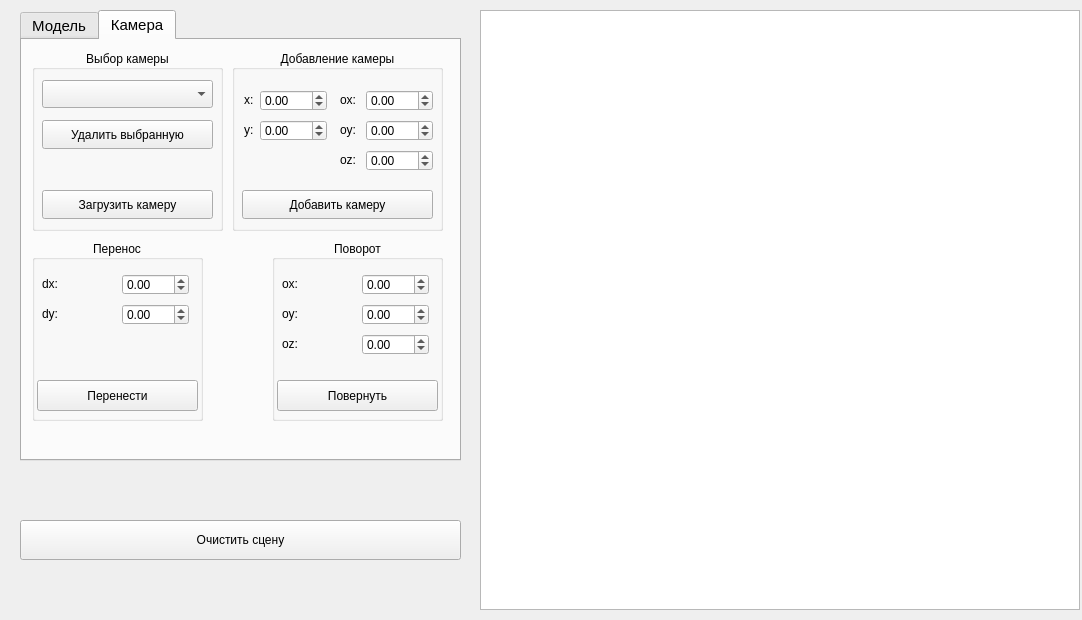
<?xml version="1.0" encoding="UTF-8"?>
<ui version="4.0">
 <class>MainWindow</class>
 <widget class="QMainWindow" name="MainWindow">
  <property name="geometry">
   <rect>
    <x>0</x>
    <y>0</y>
    <width>1082</width>
    <height>620</height>
   </rect>
  </property>
  <property name="windowTitle">
   <string>MainWindow</string>
  </property>
  <widget class="QWidget" name="centralwidget">
   <widget class="QGraphicsView" name="graphicsView">
    <property name="geometry">
     <rect>
      <x>480</x>
      <y>10</y>
      <width>600</width>
      <height>600</height>
     </rect>
    </property>
   </widget>
   <widget class="QPushButton" name="clearSceneButton">
    <property name="geometry">
     <rect>
      <x>20</x>
      <y>520</y>
      <width>441</width>
      <height>40</height>
     </rect>
    </property>
    <property name="font">
     <font>
      <pointsize>9</pointsize>
     </font>
    </property>
    <property name="text">
     <string>Очистить сцену</string>
    </property>
   </widget>
   <widget class="QTabWidget" name="tabWidget">
    <property name="geometry">
     <rect>
      <x>20</x>
      <y>10</y>
      <width>441</width>
      <height>451</height>
     </rect>
    </property>
    <property name="font">
     <font>
      <pointsize>11</pointsize>
     </font>
    </property>
    <property name="currentIndex">
     <number>1</number>
    </property>
    <widget class="QWidget" name="tab">
     <attribute name="title">
      <string>Модель</string>
     </attribute>
     <widget class="QGroupBox" name="groupBox_6">
      <property name="geometry">
       <rect>
        <x>10</x>
        <y>10</y>
        <width>421</width>
        <height>181</height>
       </rect>
      </property>
      <property name="font">
       <font>
        <pointsize>9</pointsize>
       </font>
      </property>
      <property name="title">
       <string>Выбор модели</string>
      </property>
      <property name="alignment">
       <set>Qt::AlignCenter</set>
      </property>
      <widget class="QComboBox" name="modelsList">
       <property name="geometry">
        <rect>
         <x>10</x>
         <y>30</y>
         <width>401</width>
         <height>28</height>
        </rect>
       </property>
      </widget>
      <widget class="QPushButton" name="deleteModelButton">
       <property name="geometry">
        <rect>
         <x>10</x>
         <y>70</y>
         <width>401</width>
         <height>29</height>
        </rect>
       </property>
       <property name="text">
        <string>Удалить выбранную</string>
       </property>
      </widget>
      <widget class="QPushButton" name="deleteAllModelsButton">
       <property name="geometry">
        <rect>
         <x>10</x>
         <y>100</y>
         <width>401</width>
         <height>29</height>
        </rect>
       </property>
       <property name="text">
        <string>Удалить все модели</string>
       </property>
      </widget>
      <widget class="QPushButton" name="loadModelButton">
       <property name="geometry">
        <rect>
         <x>10</x>
         <y>140</y>
         <width>401</width>
         <height>29</height>
        </rect>
       </property>
       <property name="text">
        <string>Загрузить модель</string>
       </property>
      </widget>
     </widget>
     <widget class="QGroupBox" name="groupBox_3">
      <property name="geometry">
       <rect>
        <x>10</x>
        <y>200</y>
        <width>111</width>
        <height>181</height>
       </rect>
      </property>
      <property name="font">
       <font>
        <pointsize>9</pointsize>
       </font>
      </property>
      <property name="title">
       <string>Перенос</string>
      </property>
      <property name="alignment">
       <set>Qt::AlignCenter</set>
      </property>
      <widget class="QDoubleSpinBox" name="dxModelInput">
       <property name="geometry">
        <rect>
         <x>38</x>
         <y>34</y>
         <width>67</width>
         <height>21</height>
        </rect>
       </property>
       <property name="minimum">
        <double>-1000.000000000000000</double>
       </property>
       <property name="maximum">
        <double>1000.000000000000000</double>
       </property>
      </widget>
      <widget class="QDoubleSpinBox" name="dyModelInput">
       <property name="geometry">
        <rect>
         <x>38</x>
         <y>64</y>
         <width>67</width>
         <height>21</height>
        </rect>
       </property>
       <property name="minimum">
        <double>-1000.000000000000000</double>
       </property>
       <property name="maximum">
        <double>1000.000000000000000</double>
       </property>
      </widget>
      <widget class="QDoubleSpinBox" name="dzModelInput">
       <property name="geometry">
        <rect>
         <x>38</x>
         <y>94</y>
         <width>67</width>
         <height>21</height>
        </rect>
       </property>
       <property name="minimum">
        <double>-1000.000000000000000</double>
       </property>
       <property name="maximum">
        <double>1000.000000000000000</double>
       </property>
      </widget>
      <widget class="QLabel" name="label">
       <property name="geometry">
        <rect>
         <x>10</x>
         <y>34</y>
         <width>21</width>
         <height>20</height>
        </rect>
       </property>
       <property name="text">
        <string>dx:</string>
       </property>
      </widget>
      <widget class="QLabel" name="label_2">
       <property name="geometry">
        <rect>
         <x>10</x>
         <y>64</y>
         <width>21</width>
         <height>20</height>
        </rect>
       </property>
       <property name="text">
        <string>dy:</string>
       </property>
      </widget>
      <widget class="QLabel" name="label_3">
       <property name="geometry">
        <rect>
         <x>10</x>
         <y>94</y>
         <width>21</width>
         <height>20</height>
        </rect>
       </property>
       <property name="text">
        <string>dz:</string>
       </property>
      </widget>
      <widget class="QPushButton" name="moveModelButton">
       <property name="geometry">
        <rect>
         <x>2</x>
         <y>140</y>
         <width>107</width>
         <height>31</height>
        </rect>
       </property>
       <property name="text">
        <string>Перенести</string>
       </property>
      </widget>
     </widget>
     <widget class="QGroupBox" name="groupBox_4">
      <property name="geometry">
       <rect>
        <x>165</x>
        <y>200</y>
        <width>111</width>
        <height>181</height>
       </rect>
      </property>
      <property name="font">
       <font>
        <pointsize>9</pointsize>
       </font>
      </property>
      <property name="title">
       <string>Масштабирование</string>
      </property>
      <property name="alignment">
       <set>Qt::AlignCenter</set>
      </property>
      <widget class="QDoubleSpinBox" name="kzModelInput">
       <property name="geometry">
        <rect>
         <x>38</x>
         <y>94</y>
         <width>67</width>
         <height>21</height>
        </rect>
       </property>
       <property name="minimum">
        <double>-1000.000000000000000</double>
       </property>
       <property name="maximum">
        <double>1000.000000000000000</double>
       </property>
       <property name="value">
        <double>1.000000000000000</double>
       </property>
      </widget>
      <widget class="QLabel" name="label_4">
       <property name="geometry">
        <rect>
         <x>10</x>
         <y>34</y>
         <width>21</width>
         <height>20</height>
        </rect>
       </property>
       <property name="text">
        <string>kx:</string>
       </property>
      </widget>
      <widget class="QDoubleSpinBox" name="kxModelInput">
       <property name="geometry">
        <rect>
         <x>38</x>
         <y>34</y>
         <width>67</width>
         <height>21</height>
        </rect>
       </property>
       <property name="minimum">
        <double>-1000.000000000000000</double>
       </property>
       <property name="maximum">
        <double>1000.000000000000000</double>
       </property>
       <property name="value">
        <double>1.000000000000000</double>
       </property>
      </widget>
      <widget class="QLabel" name="label_5">
       <property name="geometry">
        <rect>
         <x>10</x>
         <y>94</y>
         <width>21</width>
         <height>20</height>
        </rect>
       </property>
       <property name="text">
        <string>kz:</string>
       </property>
      </widget>
      <widget class="QLabel" name="label_6">
       <property name="geometry">
        <rect>
         <x>10</x>
         <y>64</y>
         <width>21</width>
         <height>20</height>
        </rect>
       </property>
       <property name="text">
        <string>ky:</string>
       </property>
      </widget>
      <widget class="QDoubleSpinBox" name="kyModelInput">
       <property name="geometry">
        <rect>
         <x>38</x>
         <y>64</y>
         <width>67</width>
         <height>21</height>
        </rect>
       </property>
       <property name="minimum">
        <double>-1000.000000000000000</double>
       </property>
       <property name="maximum">
        <double>1000.000000000000000</double>
       </property>
       <property name="value">
        <double>1.000000000000000</double>
       </property>
      </widget>
      <widget class="QPushButton" name="scaleModelButton">
       <property name="geometry">
        <rect>
         <x>2</x>
         <y>140</y>
         <width>107</width>
         <height>31</height>
        </rect>
       </property>
       <property name="text">
        <string>Масштабировать</string>
       </property>
      </widget>
     </widget>
     <widget class="QGroupBox" name="groupBox_5">
      <property name="geometry">
       <rect>
        <x>320</x>
        <y>200</y>
        <width>111</width>
        <height>181</height>
       </rect>
      </property>
      <property name="font">
       <font>
        <pointsize>9</pointsize>
       </font>
      </property>
      <property name="title">
       <string>Поворот</string>
      </property>
      <property name="alignment">
       <set>Qt::AlignCenter</set>
      </property>
      <widget class="QDoubleSpinBox" name="ozModelInput">
       <property name="geometry">
        <rect>
         <x>38</x>
         <y>94</y>
         <width>67</width>
         <height>21</height>
        </rect>
       </property>
       <property name="minimum">
        <double>-1000.000000000000000</double>
       </property>
       <property name="maximum">
        <double>1000.000000000000000</double>
       </property>
      </widget>
      <widget class="QLabel" name="label_7">
       <property name="geometry">
        <rect>
         <x>10</x>
         <y>34</y>
         <width>21</width>
         <height>20</height>
        </rect>
       </property>
       <property name="text">
        <string>ox:</string>
       </property>
      </widget>
      <widget class="QDoubleSpinBox" name="oxModelInput">
       <property name="geometry">
        <rect>
         <x>38</x>
         <y>34</y>
         <width>67</width>
         <height>21</height>
        </rect>
       </property>
       <property name="minimum">
        <double>-1000.000000000000000</double>
       </property>
       <property name="maximum">
        <double>1000.000000000000000</double>
       </property>
      </widget>
      <widget class="QLabel" name="label_8">
       <property name="geometry">
        <rect>
         <x>10</x>
         <y>94</y>
         <width>21</width>
         <height>20</height>
        </rect>
       </property>
       <property name="text">
        <string>oz:</string>
       </property>
      </widget>
      <widget class="QLabel" name="label_9">
       <property name="geometry">
        <rect>
         <x>10</x>
         <y>64</y>
         <width>21</width>
         <height>20</height>
        </rect>
       </property>
       <property name="text">
        <string>oy:</string>
       </property>
      </widget>
      <widget class="QDoubleSpinBox" name="oyModelInput">
       <property name="geometry">
        <rect>
         <x>38</x>
         <y>64</y>
         <width>67</width>
         <height>21</height>
        </rect>
       </property>
       <property name="minimum">
        <double>-1000.000000000000000</double>
       </property>
       <property name="maximum">
        <double>1000.000000000000000</double>
       </property>
      </widget>
      <widget class="QPushButton" name="rotateModelButton">
       <property name="geometry">
        <rect>
         <x>2</x>
         <y>140</y>
         <width>107</width>
         <height>31</height>
        </rect>
       </property>
       <property name="text">
        <string>Повернуть</string>
       </property>
      </widget>
     </widget>
    </widget>
    <widget class="QWidget" name="tab_2">
     <attribute name="title">
      <string>Камера</string>
     </attribute>
     <widget class="QGroupBox" name="groupBox_9">
      <property name="geometry">
       <rect>
        <x>250</x>
        <y>200</y>
        <width>171</width>
        <height>181</height>
       </rect>
      </property>
      <property name="font">
       <font>
        <pointsize>9</pointsize>
       </font>
      </property>
      <property name="title">
       <string>Поворот</string>
      </property>
      <property name="alignment">
       <set>Qt::AlignCenter</set>
      </property>
      <widget class="QDoubleSpinBox" name="ozCameraInput">
       <property name="geometry">
        <rect>
         <x>90</x>
         <y>94</y>
         <width>67</width>
         <height>21</height>
        </rect>
       </property>
       <property name="minimum">
        <double>-1000.000000000000000</double>
       </property>
       <property name="maximum">
        <double>1000.000000000000000</double>
       </property>
      </widget>
      <widget class="QLabel" name="label_13">
       <property name="geometry">
        <rect>
         <x>10</x>
         <y>34</y>
         <width>21</width>
         <height>20</height>
        </rect>
       </property>
       <property name="text">
        <string>ox:</string>
       </property>
      </widget>
      <widget class="QDoubleSpinBox" name="oxCameraInput">
       <property name="geometry">
        <rect>
         <x>90</x>
         <y>34</y>
         <width>67</width>
         <height>21</height>
        </rect>
       </property>
       <property name="minimum">
        <double>-1000.000000000000000</double>
       </property>
       <property name="maximum">
        <double>1000.000000000000000</double>
       </property>
      </widget>
      <widget class="QLabel" name="label_14">
       <property name="geometry">
        <rect>
         <x>10</x>
         <y>94</y>
         <width>21</width>
         <height>20</height>
        </rect>
       </property>
       <property name="text">
        <string>oz:</string>
       </property>
      </widget>
      <widget class="QLabel" name="label_15">
       <property name="geometry">
        <rect>
         <x>10</x>
         <y>64</y>
         <width>21</width>
         <height>20</height>
        </rect>
       </property>
       <property name="text">
        <string>oy:</string>
       </property>
      </widget>
      <widget class="QDoubleSpinBox" name="oyCameraInput">
       <property name="geometry">
        <rect>
         <x>90</x>
         <y>64</y>
         <width>67</width>
         <height>21</height>
        </rect>
       </property>
       <property name="minimum">
        <double>-1000.000000000000000</double>
       </property>
       <property name="maximum">
        <double>1000.000000000000000</double>
       </property>
      </widget>
      <widget class="QPushButton" name="rotateCameraButton">
       <property name="geometry">
        <rect>
         <x>5</x>
         <y>140</y>
         <width>161</width>
         <height>31</height>
        </rect>
       </property>
       <property name="text">
        <string>Повернуть</string>
       </property>
      </widget>
     </widget>
     <widget class="QGroupBox" name="groupBox_8">
      <property name="geometry">
       <rect>
        <x>10</x>
        <y>200</y>
        <width>171</width>
        <height>181</height>
       </rect>
      </property>
      <property name="font">
       <font>
        <pointsize>9</pointsize>
       </font>
      </property>
      <property name="title">
       <string>Перенос</string>
      </property>
      <property name="alignment">
       <set>Qt::AlignCenter</set>
      </property>
      <widget class="QDoubleSpinBox" name="dxCameraInput">
       <property name="geometry">
        <rect>
         <x>90</x>
         <y>34</y>
         <width>67</width>
         <height>21</height>
        </rect>
       </property>
       <property name="minimum">
        <double>-1000.000000000000000</double>
       </property>
       <property name="maximum">
        <double>1000.000000000000000</double>
       </property>
      </widget>
      <widget class="QDoubleSpinBox" name="dyCameraInput">
       <property name="geometry">
        <rect>
         <x>90</x>
         <y>64</y>
         <width>67</width>
         <height>21</height>
        </rect>
       </property>
       <property name="minimum">
        <double>-1000.000000000000000</double>
       </property>
       <property name="maximum">
        <double>1000.000000000000000</double>
       </property>
      </widget>
      <widget class="QLabel" name="label_10">
       <property name="geometry">
        <rect>
         <x>10</x>
         <y>34</y>
         <width>21</width>
         <height>20</height>
        </rect>
       </property>
       <property name="text">
        <string>dx:</string>
       </property>
      </widget>
      <widget class="QLabel" name="label_11">
       <property name="geometry">
        <rect>
         <x>10</x>
         <y>64</y>
         <width>21</width>
         <height>20</height>
        </rect>
       </property>
       <property name="text">
        <string>dy:</string>
       </property>
      </widget>
      <widget class="QPushButton" name="moveCameraButton">
       <property name="geometry">
        <rect>
         <x>5</x>
         <y>140</y>
         <width>161</width>
         <height>31</height>
        </rect>
       </property>
       <property name="text">
        <string>Перенести</string>
       </property>
      </widget>
     </widget>
     <widget class="QGroupBox" name="groupBox_10">
      <property name="geometry">
       <rect>
        <x>210</x>
        <y>10</y>
        <width>211</width>
        <height>181</height>
       </rect>
      </property>
      <property name="font">
       <font>
        <pointsize>9</pointsize>
       </font>
      </property>
      <property name="title">
       <string>Добавление камеры</string>
      </property>
      <property name="alignment">
       <set>Qt::AlignCenter</set>
      </property>
      <widget class="QPushButton" name="addCameraButton">
       <property name="geometry">
        <rect>
         <x>10</x>
         <y>140</y>
         <width>191</width>
         <height>29</height>
        </rect>
       </property>
       <property name="text">
        <string>Добавить камеру</string>
       </property>
      </widget>
      <widget class="QLabel" name="label_16">
       <property name="geometry">
        <rect>
         <x>12</x>
         <y>70</y>
         <width>21</width>
         <height>20</height>
        </rect>
       </property>
       <property name="text">
        <string>y:</string>
       </property>
      </widget>
      <widget class="QLabel" name="label_17">
       <property name="geometry">
        <rect>
         <x>12</x>
         <y>40</y>
         <width>21</width>
         <height>20</height>
        </rect>
       </property>
       <property name="text">
        <string>x:</string>
       </property>
      </widget>
      <widget class="QDoubleSpinBox" name="xCameraInput">
       <property name="geometry">
        <rect>
         <x>28</x>
         <y>40</y>
         <width>67</width>
         <height>21</height>
        </rect>
       </property>
       <property name="minimum">
        <double>-1000.000000000000000</double>
       </property>
       <property name="maximum">
        <double>1000.000000000000000</double>
       </property>
      </widget>
      <widget class="QDoubleSpinBox" name="yCameraInput">
       <property name="geometry">
        <rect>
         <x>28</x>
         <y>70</y>
         <width>67</width>
         <height>21</height>
        </rect>
       </property>
       <property name="minimum">
        <double>-1000.000000000000000</double>
       </property>
       <property name="maximum">
        <double>1000.000000000000000</double>
       </property>
      </widget>
      <widget class="QLabel" name="label_19">
       <property name="geometry">
        <rect>
         <x>108</x>
         <y>100</y>
         <width>21</width>
         <height>20</height>
        </rect>
       </property>
       <property name="text">
        <string>oz:</string>
       </property>
      </widget>
      <widget class="QDoubleSpinBox" name="oxCameraInput_2">
       <property name="geometry">
        <rect>
         <x>134</x>
         <y>40</y>
         <width>67</width>
         <height>21</height>
        </rect>
       </property>
       <property name="minimum">
        <double>-1000.000000000000000</double>
       </property>
       <property name="maximum">
        <double>1000.000000000000000</double>
       </property>
      </widget>
      <widget class="QDoubleSpinBox" name="oyCameraInput_2">
       <property name="geometry">
        <rect>
         <x>134</x>
         <y>70</y>
         <width>67</width>
         <height>21</height>
        </rect>
       </property>
       <property name="minimum">
        <double>-1000.000000000000000</double>
       </property>
       <property name="maximum">
        <double>1000.000000000000000</double>
       </property>
      </widget>
      <widget class="QLabel" name="label_20">
       <property name="geometry">
        <rect>
         <x>108</x>
         <y>40</y>
         <width>21</width>
         <height>20</height>
        </rect>
       </property>
       <property name="text">
        <string>ox:</string>
       </property>
      </widget>
      <widget class="QLabel" name="label_21">
       <property name="geometry">
        <rect>
         <x>108</x>
         <y>70</y>
         <width>21</width>
         <height>20</height>
        </rect>
       </property>
       <property name="text">
        <string>oy:</string>
       </property>
      </widget>
      <widget class="QDoubleSpinBox" name="ozCameraInput_2">
       <property name="geometry">
        <rect>
         <x>134</x>
         <y>100</y>
         <width>67</width>
         <height>21</height>
        </rect>
       </property>
       <property name="minimum">
        <double>-1000.000000000000000</double>
       </property>
       <property name="maximum">
        <double>1000.000000000000000</double>
       </property>
      </widget>
     </widget>
     <widget class="QGroupBox" name="groupBox_7">
      <property name="geometry">
       <rect>
        <x>10</x>
        <y>10</y>
        <width>191</width>
        <height>181</height>
       </rect>
      </property>
      <property name="font">
       <font>
        <pointsize>9</pointsize>
       </font>
      </property>
      <property name="title">
       <string>Выбор камеры</string>
      </property>
      <property name="alignment">
       <set>Qt::AlignCenter</set>
      </property>
      <widget class="QComboBox" name="camerasList">
       <property name="geometry">
        <rect>
         <x>10</x>
         <y>30</y>
         <width>171</width>
         <height>28</height>
        </rect>
       </property>
      </widget>
      <widget class="QPushButton" name="deleteCameraButton">
       <property name="geometry">
        <rect>
         <x>10</x>
         <y>70</y>
         <width>171</width>
         <height>29</height>
        </rect>
       </property>
       <property name="text">
        <string>Удалить выбранную</string>
       </property>
      </widget>
      <widget class="QPushButton" name="loadCameraButton">
       <property name="geometry">
        <rect>
         <x>10</x>
         <y>140</y>
         <width>171</width>
         <height>29</height>
        </rect>
       </property>
       <property name="text">
        <string>Загрузить камеру</string>
       </property>
      </widget>
     </widget>
    </widget>
   </widget>
  </widget>
 </widget>
 <resources/>
 <connections/>
</ui>
